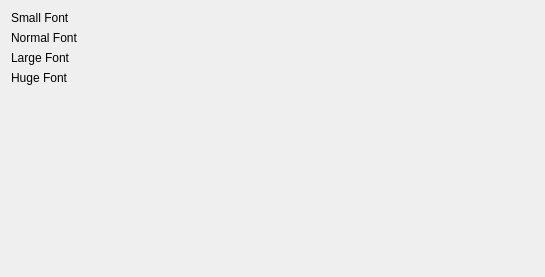
<?xml version="1.0" encoding="UTF-8"?>
<ui version="4.0">
 <class>DisplaySettingsWidget</class>
 <widget class="QWidget" name="DisplaySettingsWidget">
  <property name="geometry">
   <rect>
    <x>0</x>
    <y>0</y>
    <width>545</width>
    <height>277</height>
   </rect>
  </property>
  <property name="windowTitle">
   <string/>
  </property>
  <layout class="QGridLayout" name="gridLayout">
   <item row="0" column="0">
    <widget class="QLabel" name="label">
     <property name="text">
      <string>Small Font</string>
     </property>
    </widget>
   </item>
   <item row="0" column="1">
    <widget class="KFontRequester" name="kcfg_SmallFont">
     <property name="sizePolicy">
      <sizepolicy hsizetype="Preferred" vsizetype="Preferred">
       <horstretch>0</horstretch>
       <verstretch>0</verstretch>
      </sizepolicy>
     </property>
    </widget>
   </item>
   <item row="1" column="0">
    <widget class="QLabel" name="label_2">
     <property name="text">
      <string>Normal Font</string>
     </property>
    </widget>
   </item>
   <item row="1" column="1">
    <widget class="KFontRequester" name="kcfg_NormalFont">
     <property name="sizePolicy">
      <sizepolicy hsizetype="Preferred" vsizetype="Preferred">
       <horstretch>0</horstretch>
       <verstretch>0</verstretch>
      </sizepolicy>
     </property>
    </widget>
   </item>
   <item row="2" column="0">
    <widget class="QLabel" name="label_3">
     <property name="text">
      <string>Large Font</string>
     </property>
    </widget>
   </item>
   <item row="2" column="1">
    <widget class="KFontRequester" name="kcfg_LargeFont">
     <property name="sizePolicy">
      <sizepolicy hsizetype="Preferred" vsizetype="Preferred">
       <horstretch>0</horstretch>
       <verstretch>0</verstretch>
      </sizepolicy>
     </property>
    </widget>
   </item>
   <item row="3" column="0">
    <widget class="QLabel" name="label_4">
     <property name="text">
      <string>Huge Font</string>
     </property>
    </widget>
   </item>
   <item row="3" column="1">
    <widget class="KFontRequester" name="kcfg_HugeFont">
     <property name="sizePolicy">
      <sizepolicy hsizetype="Preferred" vsizetype="Preferred">
       <horstretch>0</horstretch>
       <verstretch>0</verstretch>
      </sizepolicy>
     </property>
    </widget>
   </item>
   <item row="4" column="1">
    <spacer name="verticalSpacer">
     <property name="orientation">
      <enum>Qt::Vertical</enum>
     </property>
     <property name="sizeHint" stdset="0">
      <size>
       <width>20</width>
       <height>40</height>
      </size>
     </property>
    </spacer>
   </item>
  </layout>
 </widget>
 <customwidgets>
  <customwidget>
   <class>KFontRequester</class>
   <extends>QWidget</extends>
   <header>kfontrequester.h</header>
  </customwidget>
 </customwidgets>
 <resources/>
 <connections/>
</ui>
